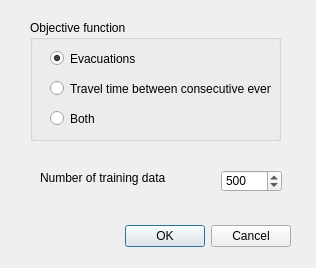
<?xml version="1.0" encoding="UTF-8"?>
<ui version="4.0">
 <class>dialog_compare_learning_methods</class>
 <widget class="QDialog" name="dialog_compare_learning_methods">
  <property name="geometry">
   <rect>
    <x>0</x>
    <y>0</y>
    <width>316</width>
    <height>268</height>
   </rect>
  </property>
  <property name="windowTitle">
   <string>Dialog</string>
  </property>
  <widget class="QDialogButtonBox" name="buttonBox">
   <property name="geometry">
    <rect>
     <x>-50</x>
     <y>220</y>
     <width>341</width>
     <height>32</height>
    </rect>
   </property>
   <property name="orientation">
    <enum>Qt::Horizontal</enum>
   </property>
   <property name="standardButtons">
    <set>QDialogButtonBox::Cancel|QDialogButtonBox::Ok</set>
   </property>
  </widget>
  <widget class="QGroupBox" name="groupBox">
   <property name="geometry">
    <rect>
     <x>30</x>
     <y>20</y>
     <width>251</width>
     <height>121</height>
    </rect>
   </property>
   <property name="title">
    <string>Objective function</string>
   </property>
   <widget class="QRadioButton" name="radioButton_evacuations">
    <property name="geometry">
     <rect>
      <x>20</x>
      <y>30</y>
      <width>101</width>
      <height>17</height>
     </rect>
    </property>
    <property name="text">
     <string>Evacuations</string>
    </property>
    <property name="checked">
     <bool>true</bool>
    </property>
   </widget>
   <widget class="QRadioButton" name="radioButton_travels">
    <property name="geometry">
     <rect>
      <x>20</x>
      <y>60</y>
      <width>221</width>
      <height>17</height>
     </rect>
    </property>
    <property name="text">
     <string>Travel time between consecutive events</string>
    </property>
   </widget>
   <widget class="QRadioButton" name="radioButton_both">
    <property name="geometry">
     <rect>
      <x>20</x>
      <y>90</y>
      <width>82</width>
      <height>17</height>
     </rect>
    </property>
    <property name="text">
     <string>Both</string>
    </property>
   </widget>
  </widget>
  <widget class="QLabel" name="label">
   <property name="geometry">
    <rect>
     <x>40</x>
     <y>170</y>
     <width>141</width>
     <height>16</height>
    </rect>
   </property>
   <property name="text">
    <string>Number of training data</string>
   </property>
  </widget>
  <widget class="QSpinBox" name="spinBox_nbtrainingdata">
   <property name="geometry">
    <rect>
     <x>221</x>
     <y>170</y>
     <width>61</width>
     <height>22</height>
    </rect>
   </property>
   <property name="minimum">
    <number>1</number>
   </property>
   <property name="maximum">
    <number>10000</number>
   </property>
   <property name="singleStep">
    <number>10</number>
   </property>
   <property name="value">
    <number>500</number>
   </property>
  </widget>
 </widget>
 <resources/>
 <connections>
  <connection>
   <sender>buttonBox</sender>
   <signal>accepted()</signal>
   <receiver>dialog_compare_learning_methods</receiver>
   <slot>accept()</slot>
   <hints>
    <hint type="sourcelabel">
     <x>248</x>
     <y>254</y>
    </hint>
    <hint type="destinationlabel">
     <x>157</x>
     <y>274</y>
    </hint>
   </hints>
  </connection>
  <connection>
   <sender>buttonBox</sender>
   <signal>rejected()</signal>
   <receiver>dialog_compare_learning_methods</receiver>
   <slot>reject()</slot>
   <hints>
    <hint type="sourcelabel">
     <x>316</x>
     <y>260</y>
    </hint>
    <hint type="destinationlabel">
     <x>286</x>
     <y>274</y>
    </hint>
   </hints>
  </connection>
 </connections>
</ui>
